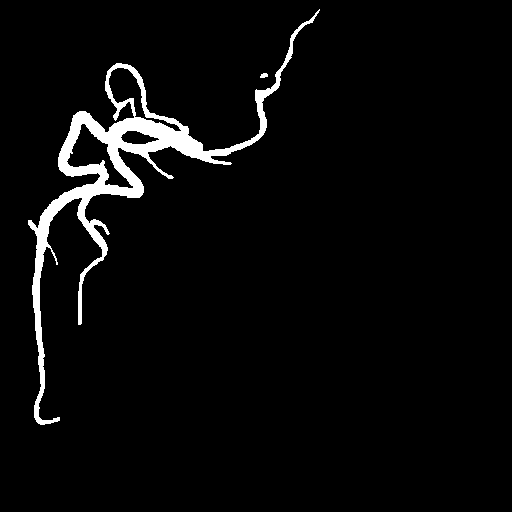
#> input picture cases_anser/case_02/CVAI-0029_RCA_LAO62_CRA2_34_mask_rgb.png, 512 x 512 px, found by its file name
$ jupyter execute 02_Precision_Recall.ipynb   (shell and % lines are left out)
#> lines starting #> are read from the running program, lines starting #| are printed output that depends on the picture; after the words box and inside, x2 and y2 are one past the last pixel; in counts of white or black regions, pixels touching at a corner belong together; long printed decimals are rounded
Import Package

[cell 1]
import os
import numpy as np
import cv2
import matplotlib.pyplot as plt

Define Function

[cell 2]
def show(img_,text):
    print(text,img_.shape,np.amin(img_),np.amax(img_),img_.dtype)
    # plt.figure(figsize=(8,8))
    plt.imshow(img_)
    plt.title(text,fontsize=20)
    plt.xlabel(str(img_.shape))
    plt.ylabel(str(np.amin(img_))+' ~ '+str(np.amax(img_)))
    return

[cell 3]
def precision_recall_f1(label,pred):
    pr_image = np.zeros((512,512,3))
    TP,FP,FN = 0,0,0
    for i in range(512):
        for j in range(512):
            if label[i,j] ==1 and pred[i,j] ==1:
                pr_image[i,j] = (255,255,255)
                TP +=1
            elif label[i,j] ==0 and pred[i,j] ==1:
                pr_image[i,j] = (0,255,0)
                FP +=1
            elif label[i,j] ==1 and pred[i,j] ==0:
                pr_image[i,j] = (255,0,0)
                FN +=1

    plt.imshow(pr_image.astype('uint8'))
    plt.axis('off')
    th_precision = TP/(TP+FP)
    th_recall =TP/(TP+FN)
    th_f1 = 2*((TP/(TP+FP))*(TP/(TP+FN)))/((TP/(TP+FP))+(TP/(TP+FN)))

    return th_precision,th_recall,th_f1

Read Label

[cell 4]
# raw_mask = cv2.imread('/content/CVAI-0113_RCA_LAO56_CRA1_27_Label.png',flags=cv2.IMREAD_UNCHANGED)
raw_mask2 = cv2.imread( 'cases_anser\case_02\CVAI-0029_RCA_LAO62_CRA2_34_mask_rgb.png' ,flags=cv2.IMREAD_UNCHANGED)
#> raw_mask2 is the input picture: shape (512, 512, 3); 3.9% white; 2 white regions, box (x1, y1, x2, y2) and area: (28, 9, 320, 425) 10131, (260, 73, 268, 78) 31
raw_mask3 = cv2.imread( 'cases_anser\case_03\CVAI-0213_LCX_LAO51_CRA23_34_mask_rgb.png' ,flags=cv2.IMREAD_UNCHANGED)
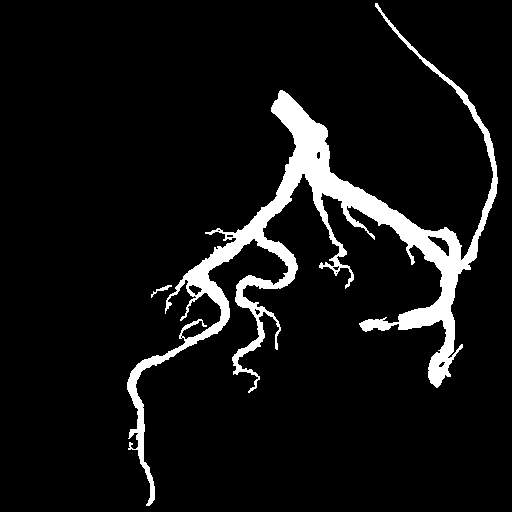
#> input picture cases_anser/case_03/CVAI-0213_LCX_LAO51_CRA23_34_mask_rgb.png, 512 x 512 px, found by its file name
#> raw_mask3 is the input picture: shape (512, 512, 3); 7.4% white; 2 white regions, box (x1, y1, x2, y2) and area: (127, 3, 498, 506) 19222, (151, 285, 172, 298) 64
raw_mask4 = cv2.imread( 'cases_anser\case_04\CVAI-0294_LCX_LAO45_CRA15_37_mask_rgb.png' ,flags=cv2.IMREAD_UNCHANGED)
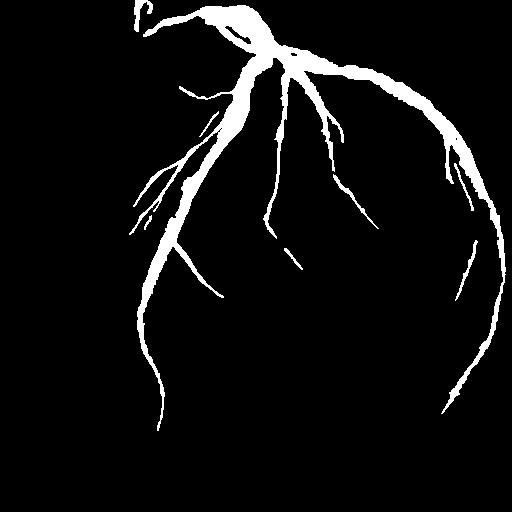
#> input picture cases_anser/case_04/CVAI-0294_LCX_LAO45_CRA15_37_mask_rgb.png, 512 x 512 px, found by its file name
#> raw_mask4 is the input picture: shape (512, 512, 3); 6.1% white; 8 white regions, largest, box (x1, y1, x2, y2) and area: (129, 5, 506, 431) 15052, (134, 0, 153, 32) 250, (333, 174, 379, 229) 210
raw_mask5 = cv2.imread( 'cases_anser\case_05\CVAI-0338_RCA_LAO88_CRA0_23_mask_rgb.png' ,flags=cv2.IMREAD_UNCHANGED)
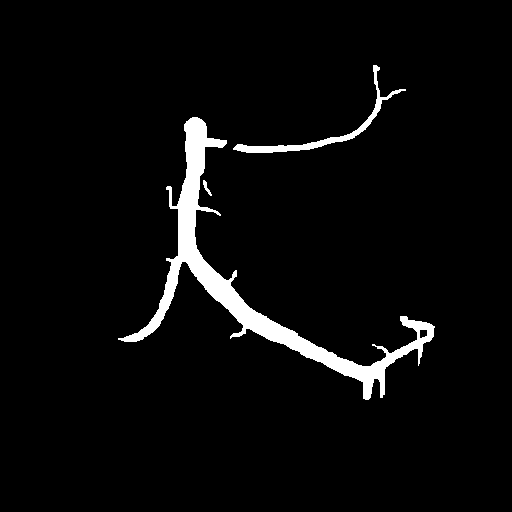
#> input picture cases_anser/case_05/CVAI-0338_RCA_LAO88_CRA0_23_mask_rgb.png, 512 x 512 px, found by its file name
#> raw_mask5 is the input picture: shape (512, 512, 3); 4% white; 3 white regions, box (x1, y1, x2, y2) and area: (118, 117, 435, 400) 9301, (233, 65, 406, 153) 1217, (203, 180, 212, 196) 51
raw_mask6 = cv2.imread( 'cases_anser\case_06\CVAI-0501_LAD_RAO11_CRA29_57_mask_rgb.png' ,flags=cv2.IMREAD_UNCHANGED)
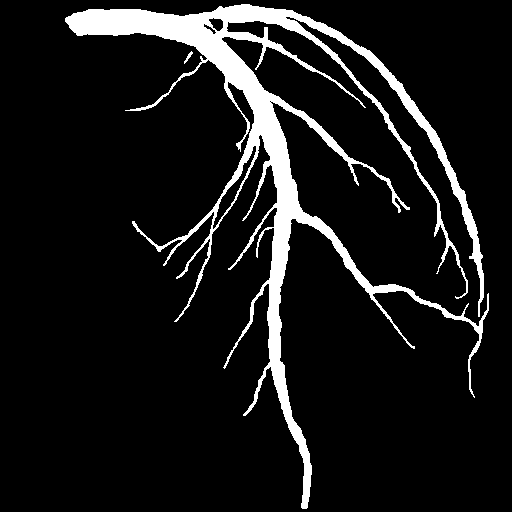
#> input picture cases_anser/case_06/CVAI-0501_LAD_RAO11_CRA29_57_mask_rgb.png, 512 x 512 px, found by its file name
#> raw_mask6 is the input picture: shape (512, 512, 3); 9.3% white; 2 white regions, box (x1, y1, x2, y2) and area: (65, 4, 489, 509) 24384, (184, 51, 193, 64) 36

raw_mask = raw_mask2
# raw_mask = cv2.imread('作業解答')
show(raw_mask,'label Mask')
#| label Mask (512, 512, 3) 0 255 uint8
raw_mask = cv2.cvtColor(raw_mask,cv2.COLOR_BGR2GRAY)
show(raw_mask,'label Mask')
#| label Mask (512, 512) 0 255 uint8
# raw_mask = raw_mask.astype(np.float32)
raw_mask = raw_mask/255
show(raw_mask,'label Mask')
#| label Mask (512, 512) 0.0 1.0 float64
raw_mask[raw_mask>=0.5] = 1
raw_mask[raw_mask<0.5] = 0
# raw_mask = raw_mask.astype(np.uint8)
show(raw_mask,'label Mask')
#| label Mask (512, 512) 0.0 1.0 float64

Read Test Image

[cell 5]
filename2 = 'cases/case_02/case02_label.png'
filename3 = 'cases/case_03/case03_label_255.png'
filename4 = 'cases/case_04/case04_label_255.png'
filename5 = 'cases/case_05/case05_label_255.png'
filename6  = 'cases/case_06/case06_label_255.png'

pred_image = cv2.imread(filename2)
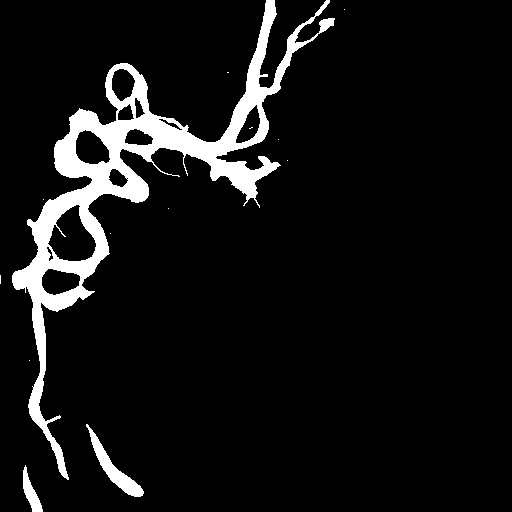
#> input picture cases/case_02/case02_label.png, 512 x 512 px
#> pred_image is the input picture: shape (512, 512, 3); 7.8% white; 13 white regions (10 under 20 px), largest, box (x1, y1, x2, y2) and area: (12, 0, 335, 480) 19068, (86, 424, 144, 497) 934, (23, 465, 43, 512) 394
show(pred_image,'test Mask')
#| test Mask (512, 512, 3) 0 255 uint8
pred_mask = cv2.cvtColor(pred_image,cv2.COLOR_BGR2GRAY)
# # raw_mask = raw_mask.astype(np.float32)
pred_mask = pred_mask/255
show(pred_mask,'test Mask')
#| test Mask (512, 512) 0.0 1.0 float64
#| test Mask (512, 512) 0.0 1.0 float64
# # raw_mask = raw_mask.astype(np.uint8)
pred_mask[pred_mask>=0.5] = 1
pred_mask[pred_mask<0.] = 0
show(pred_mask,'test Mask')

Show Both Label and Test Image

[cell 6]
plt.figure(figsize=(12,6))
plt.subplot(1,2,1)
show(raw_mask,'Ground Truth')
#| Ground Truth (512, 512) 0.0 1.0 float64
#| Prediction (512, 512) 0.0 1.0 float64
plt.subplot(1,2,2)
show(pred_mask,'Prediction')

Calculate Precision, Recall and F1 score

[cell 7]
plt.figure(figsize=(18,6))
plt.subplot(1,3,1)
show(raw_mask,'Ground Truth')
#| Ground Truth (512, 512) 0.0 1.0 float64
#| Prediction (512, 512) 0.0 1.0 float64
plt.subplot(1,3,2)
show(pred_mask,'Prediction')
plt.subplot(1,3,3)
plt.title('FP and FN',fontsize=20)
pred_mask2 = pred_mask.copy()
threshold = 0.2
pred_mask2[pred_mask2>=threshold] = 1
pred_mask2[pred_mask2<threshold] = 0

precision_,recall_,f1_ = precision_recall_f1(raw_mask,pred_mask2)
#> precision_ = 0.464; recall_ = 0.932; f1_ = 0.619
print()
print('Threshold = {}'.format(threshold))
print("Precision {}, Recall {}, F1 Score/Dice {}".format(precision_,recall_,f1_))
#| Precision 0.4637, Recall 0.9317, F1 Score/Dice 0.6192
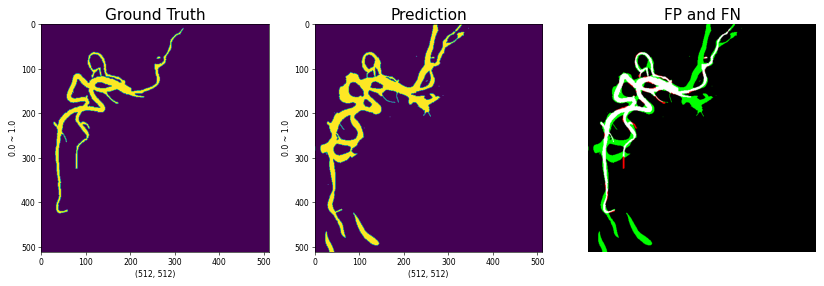
#> figure drawn by matplotlib, 3 panels

[cell 8]
plt.figure(figsize=(15,6))
# Define probability thresholds to use, between 0 and 1
th_p,th_c,th_f = [],[],[]
# Find true positive / false positive rate for each threshold
for p in range(0,12):
    y_test = pred_mask.copy()
    threshold = round(p*0.1,2)
    y_test[y_test>=threshold] = 1
    y_test[y_test<threshold] = 0
    if p != 0 and p!=11:
      plt.subplot(2,5,p)
      plt.gca().set_title('threshold = {}'.format(round(p*0.1,1)),fontsize=15)
    if p == 11:
      precision, recall,f1 = 1,0,0
    else:
      precision, recall,f1 = precision_recall_f1(raw_mask,y_test)
    th_p.append(precision)
    th_c.append(recall)
    th_f.append(f1)
#> this loop made 12 passes
#> (precision, recall, f1) on passes 1 to 11: (0.0388, 1, 0.0746), (0.464, 0.932, 0.619), (0.464, 0.932, 0.619), (0.464, 0.932, 0.619), (0.464, 0.932, 0.619), (0.464, 0.932, 0.619), (0.464, 0.932, 0.619), (0.464, 0.932, 0.619), (0.464, 0.932, 0.619), (0.464, 0.932, 0.619), (0.464, 0.932, 0.619)
#> y_test: shape (512, 512) float64; every value is 0
#> after the loop, th_c = [1, 0.932, 0.932, 0.932, 0.932, 0.932, 0.932, 0.932, 0.932, 0.932, 0.932, 0]; th_f = [0.0746, 0.619, 0.619, 0.619, 0.619, 0.619, 0.619, 0.619, 0.619, 0.619, 0.619, 0]; th_p = [0.0388, 0.464, 0.464, 0.464, 0.464, 0.464, 0.464, 0.464, 0.464, 0.464, 0.464, 1]

plt.tight_layout()
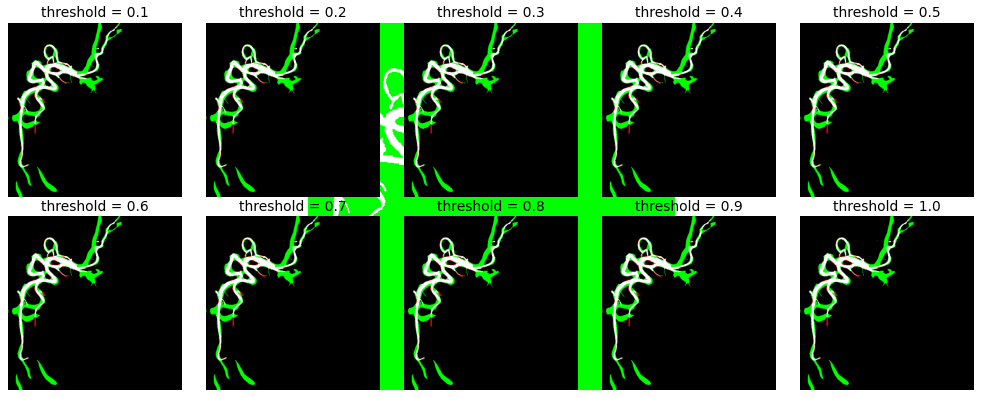
#> figure drawn by matplotlib, 11 panels

[cell 9]
plt.plot(th_c,th_p)
plt.scatter(th_c,th_p,c='r',label= 'threshold')
plt.xlim((np.mean(th_c[1:-1])-4*np.std(th_c[1:-1]),np.mean(th_c[1:-1])+4*np.std(th_c[1:-1])))
plt.ylim((np.mean(th_p[1:-1])-4*np.std(th_p[1:-1]),np.mean(th_p[1:-1])+4*np.std(th_p[1:-1])))
plt.xlabel('recall')
plt.ylabel('precision')
for i,f1 in enumerate(th_f):
  # plt.annotate('  th={}'.format(round(i*0.1,2)), (th_c[i], th_p[i]))
  if f1 == max(th_f):
      best_th = i*0.1
      plt.annotate('  th={}'.format(round(i*0.1,2)), (th_c[i], th_p[i]),fontsize=11)
      plt.scatter(th_c[i], th_p[i],c='g',label= 'Best F1 on threshold = {}'.format(round(f1,6)))
#> this loop made 12 passes
#> (f1, best_th) on passes 2 to 11: (0.619, 0.1), (0.619, 0.2), (0.619, 0.3), (0.619, 0.4), (0.619, 0.5), (0.619, 0.6), (0.619, 0.7), (0.619, 0.8), (0.619, 0.9), (0.619, 1)
#> f1 on passes 1, 12: 0.0746, 0
plt.legend(loc = 3)
plt.title('Precision and Recall Curve')
plt.tight_layout()


plt.figure(figsize=(6,6))
plt.plot(th_c,th_p,label= 'PR Curve')
plt.scatter(th_c,th_p,marker='.',c= 'r',label= 'threshold')
plt.xlabel('recall')
plt.ylabel('precision')
plt.legend(loc = 3)
plt.title('Precision and Recall Curve')
plt.tight_layout()
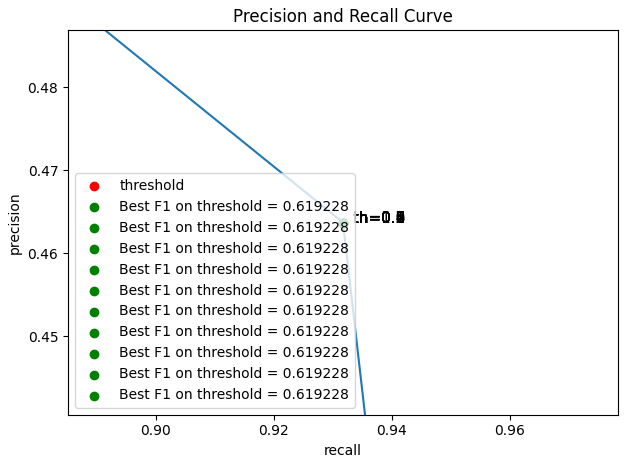
#> figure drawn by matplotlib, 1 panel
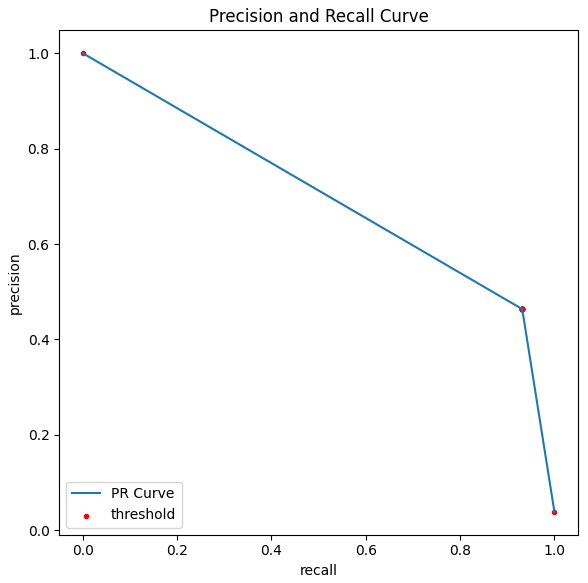
#> figure drawn by matplotlib, 1 panel

[cell 10]
pred_mask2 = pred_mask.copy()
threshold = round(best_th,2)
#> threshold = 1
print('F1 on best threshold = {}'.format(threshold))
#| F1 on best threshold = 1.0
pred_mask2[pred_mask2>=threshold] = 1
pred_mask2[pred_mask2<threshold] = 0

precision_,recall_,f1_ = precision_recall_f1(raw_mask,pred_mask2)
print("Precision {}, Recall {}, F1 Score/Dice {}".format(precision_,recall_,f1_))
#| Precision 0.4637, Recall 0.9317, F1 Score/Dice 0.6192
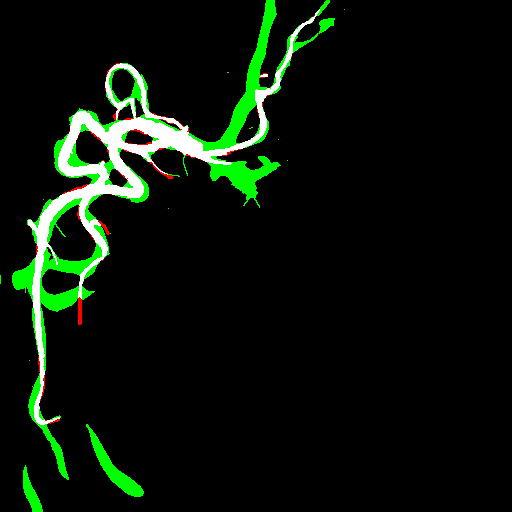
#> shown: shape (512, 512, 3); mean R, G, B 9.9, 19.9, 9.2
